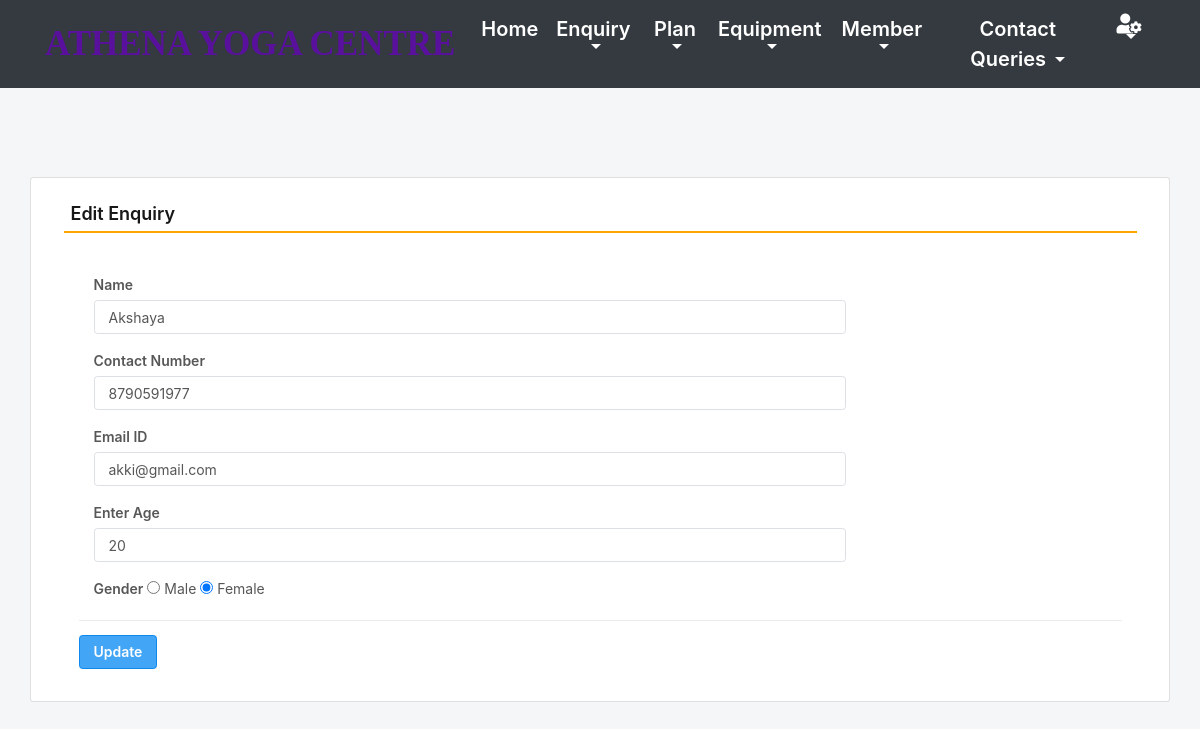
Screenshot of /edit_Enquiry/1 (signed in) with the database file from the repository.
### yoga/models.py (models this page shows, shortened)
class Enquiry(models.Model):
    name = models.CharField(max_length=150, null=True)
    mobile = models.CharField(max_length=15, null=True)
    email = models.CharField(max_length=50, null=True)
    age = models.CharField(max_length=15, null=True)
    gender = models.CharField(max_length=10, null=True)

### yoga/views.py (the view, shortened to what this page needs)
# urls.py: path('edit_Enquiry/<int:pid>', edit_Enquiry, name='edit_Enquiry'),
def edit_Enquiry(request,pid):
    error = ""
    if not request.user.is_authenticated:
        return redirect(admin_login)
    user = request.user
    enquiry = Enquiry.objects.get(id=pid)
    return render(request,'edit_Enquiry.html', locals())

### yoga/templates/edit_Enquiry.html (shortened to what this page needs)
{% include 'admin_nav.html' %}
{% load static %}
{% block main %}
 <html lang="en" class="no-focus">
 <link rel="stylesheet" id="css-main" href="{% static 'css1/codebase.min.css' %}">
 <br><br><br><br>
	<div class="container card shadow mt-5">
		<div class="card-body">
			<h5 class="p-2" style="border-bottom: 2px solid orange">Edit Enquiry</h5>
             <br>
			<div class="container-fluid">
					<form method="post">
                        <div class="col-sm-9">
							<div class="form-group">
								<label>Name</label>
                                <input type="text" name="name" class="form-control" value="{{enquiry.name}}">
							</div>
						</div>
                        <div class="col-sm-9">
							<div class="form-group">
								<label>Contact Number</label>
                                <input type="text" name="mobile" class="form-control" value="{{enquiry.mobile}}">
							</div>
						</div>
                        <div class="col-sm-9">
							<div class="form-group">
								<label>Email ID</label>
                                <input type="text" name="email" class="form-control" value="{{enquiry.email}}">
							</div>
						</div>
                        <div class="col-sm-9">
							<div class="form-group">
								<label>Enter Age</label>
                                <input type="text" name="age" class="form-control" value="{{enquiry.age}}">
							</div>
						</div>
                        <div class="col-sm-9">
							<div class="form-group">
								<label>Gender</label>
								{% if enquiry.gender == "Female" %}
								<input type="radio" name="gender" value="Male"> Male
								<input type="radio" name="gender" value="Female" checked> Female
								{% endif %}
							</div>
						</div>
						<hr>
						<input type="submit" value="Update" class="btn btn-primary">
					</form>
				</div>
			</div>
		</div>
        <link rel="stylesheet" href="https://use.fontawesome.com/releases/v5.6.3/css/all.css">
 </html>
{% endblock %}

### rows the page displays
Enquiry: name "Akshaya", mobile "8790591977", email "akki@gmail.com", age "20"
